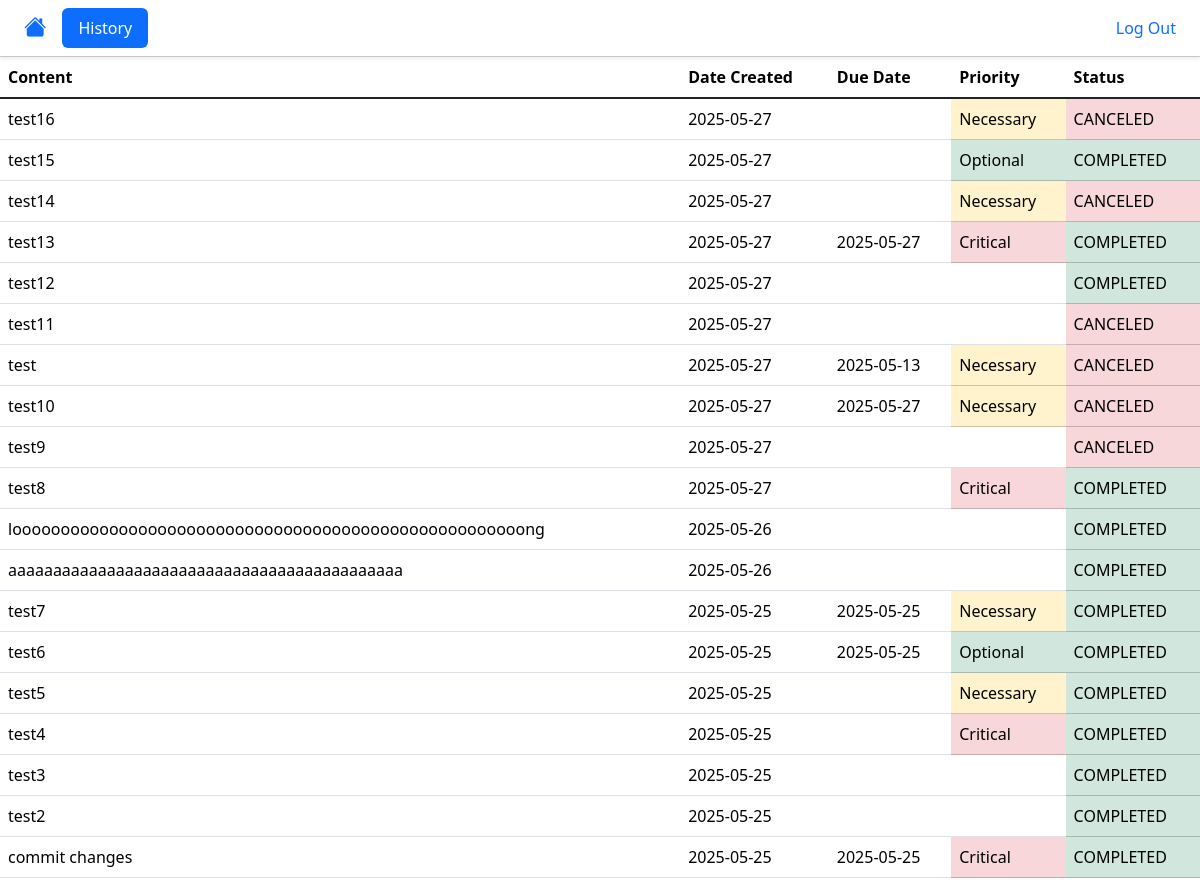
/history (signed in), run on an earlier commit of the app's database.
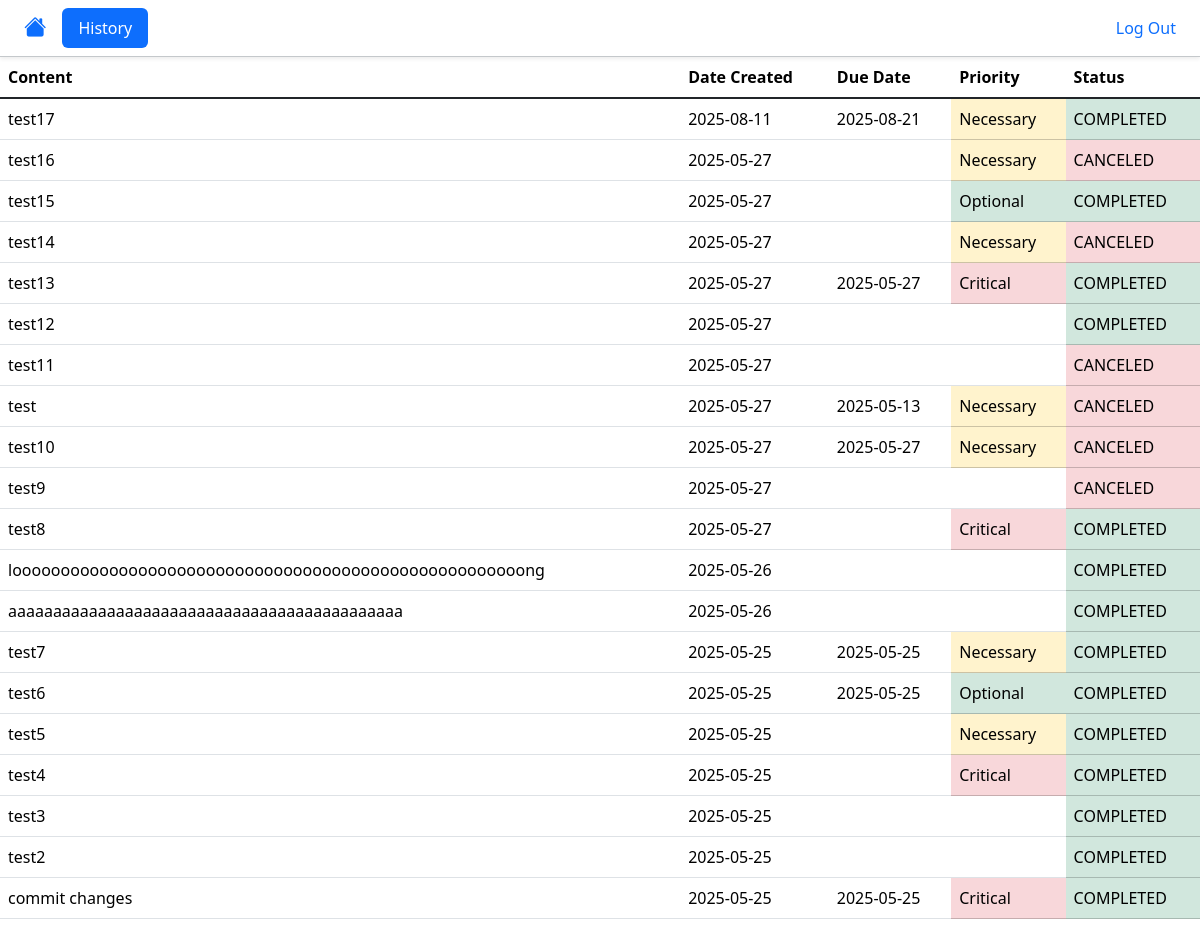
And on a later commit of the database.
### tables this page shows
CREATE TABLE tasks (
id INTEGER PRIMARY KEY AUTOINCREMENT,
user_id INTEGER,
content TEXT,
creation_date DATETIME DEFAULT CURRENT_TIMESTAMP,
due_date TEXT,
priority INTEGER,
status TEXT DEFAULT 'pending');

### app.py (the view)
@app.route("/history")
@login_required
def history():
    records = db.execute("SELECT content, creation_date, due_date, priority, status FROM tasks WHERE user_id = ? ORDER BY creation_date DESC", session["user_id"])
    return render_template("history.html", records=records)

### flask_filters.py (called while the page is built)
def format_none(val):
    if not val or str == None:
        return ''
    return val

def format_date(date):
    return datetime.fromisoformat(date).strftime('%Y-%m-%d')

def priority_table_color(priority):
    if priority == 3:
        return 'table-danger'
    elif priority == 2:
        return 'table-warning'
    elif priority == 1:
        return 'table-success'
    else:
        return ''

def format_priority(priority):
    if priority == 3:
        return 'Critical'
    elif priority == 2:
        return 'Necessary'
    elif priority == 1:
        return 'Optional'
    else:
        return priority

def format_status_table(status):
    if status == 'completed':
        return 'table-success'
    elif status == 'canceled':
        return 'table-danger'
    elif status == 'pending':
        return 'table-warning'
    else:
        return ''

### helpers.py (called while the page is built)
def login_required(func):
    @wraps(func)
    def wrapper(*args, **kwargs):
        if not session.get('user_id'):
            return redirect('/login')
        return func(*args, **kwargs)
    return wrapper

### templates/history.html (shortened to what this page needs)
{% extends 'layout.html' %}
{% block body %}
<div class="table-responsive">
<table class="table">
    <thead>
        <tr>
            <th>Content</th>
            <th>Date Created</th>
            <th>Due Date</th>
            <th>Priority</th>
            <th>Status</th>
        </tr>
    </thead>
    <tbody class="table-group-divider">
        {% for record in records %}
            <tr>
                <td class="text-truncate">{{ record.content }}</td>
                <td>{{ record.creation_date | format_date }}</td>
                <td>{{ record.due_date }}</td>
                <td class="{{ record.priority | priority_table_color }}">{{ record.priority | format_none | format_priority }}</td>
                <td class="{{record.status | format_status_table }}">{{ record.status | upper }}</td>
            </tr>
        {% endfor %}
    </tbody>
</table>
</div>
{% endblock %}

### templates/layout.html (shortened to what this page needs)
<!DOCTYPE html>
<html lang="en">
<head>
    <link href="https://cdn.jsdelivr.net/npm/bootstrap@5.3.6/dist/css/bootstrap.min.css" rel="stylesheet">
    <link rel="stylesheet" href="https://cdn.jsdelivr.net/npm/bootstrap-icons@1.13.1/font/bootstrap-icons.min.css">
    <link rel="stylesheet" href="static/style.css">
</head>
<body>
    <nav class="navbar border-bottom border-1 border-secondary-subtle shadow-sm">
        <ul class="nav nav-pills ms-2 me-2">
            <li class="nav-item">
                <a href="/" class="nav-link d-flex align-items-center {% if request.path == '/' %}active{% endif %}"><i class="bi bi-house-fill"></i></a></li>
            {% if session['user_id'] %}
            <li class="nav-item">
                <a href="/history" class="nav-link {% if request.path == '/history' %}active{% endif %}">History</a></li>
            {% endif %}
        </ul>
        <ul class="nav nav-pills me-2">
            {% if session['user_id'] %}
            <li class="nav-item"><a href="/logout" class="nav-link">Log Out</a></li>
            {% else %}
            <li class="nav-item"><a href="/login" class="nav-link {% if request.path == '/login' %}active{% endif %}">Log In</a></li>
            <li class="nav-item"><a href="register" class="nav-link {% if request.path == '/register' %}active{% endif %}">Register</a></li>
            {% endif %}
        </ul>
    </nav>
    {% block body %}
    {% endblock %}
</body>
</html>

### static/style.css (style rules this page uses)
.bi-house-fill { font-size: 1.4rem; line-height: 1; }

What changed in the data, as far as the page shows it:
added tasks: content "test17", creation_date "2025-08-11", due_date "2025-08-21", priority "Necessary", status "COMPLETED"
